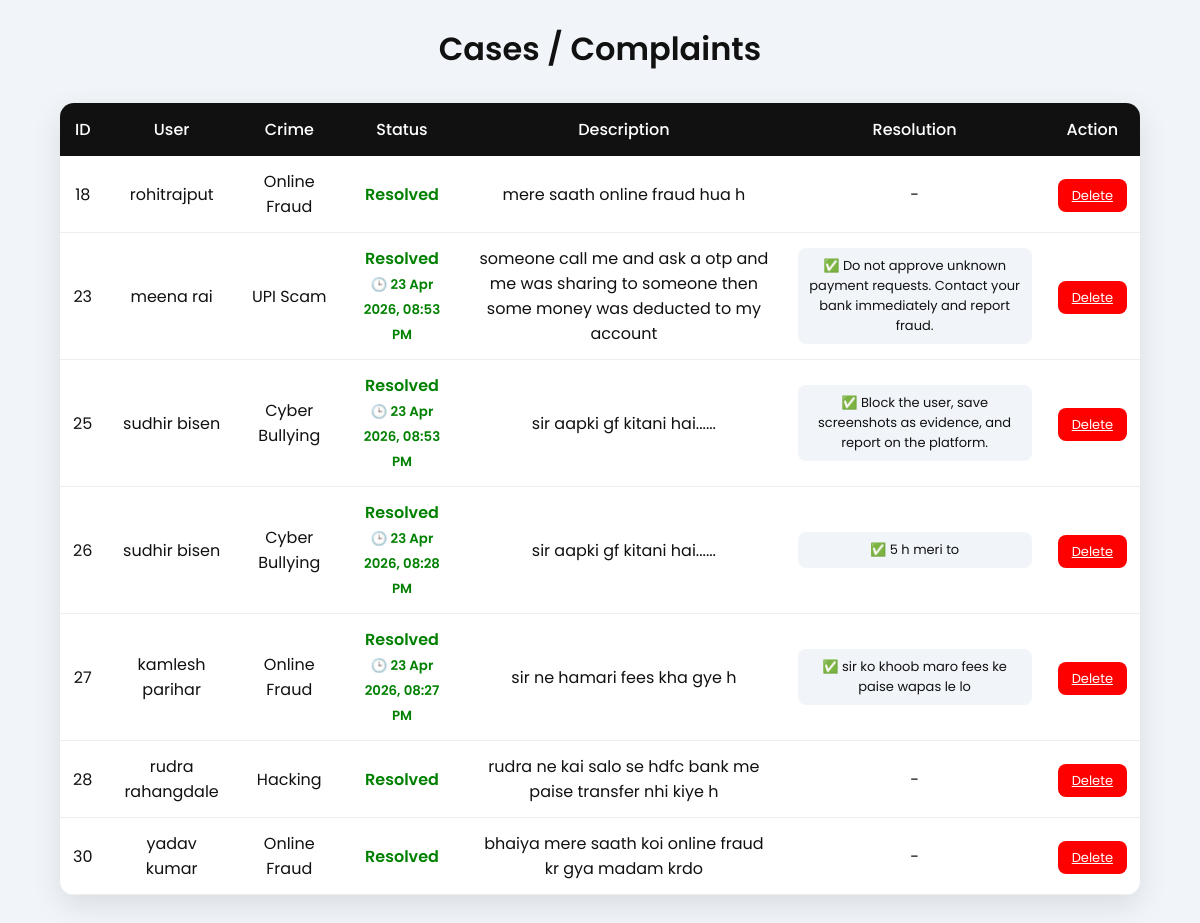
The app's page /cases.php with its own data.
### tables this page shows
CREATE TABLE `complaints` (
  `id` int(11) NOT NULL,
  `user_id` int(11) DEFAULT NULL,
  `crime_type` varchar(100) DEFAULT NULL,
  `status` varchar(50) DEFAULT NULL,
  `created_at` timestamp NOT NULL DEFAULT current_timestamp(),
  `description` text DEFAULT NULL,
  `resolution_note` text DEFAULT NULL,
  `resolved_at` datetime DEFAULT NULL,
  `email` varchar(100) DEFAULT NULL
);

CREATE TABLE `user` (
  `id` int(11) NOT NULL,
  `name` varchar(100) NOT NULL,
  `email` varchar(50) NOT NULL,
  `username` varchar(20) NOT NULL,
  `password` varchar(20) NOT NULL
);

### cases.php (the view, shortened to what this page needs)
<?php
$conn = mysqli_connect("localhost", "root", "", "cyber_crime");
$result = mysqli_query($conn, "
SELECT complaints.*, user.name
FROM complaints
LEFT JOIN user ON complaints.user_id = user.id
");
?>
<!DOCTYPE html>
<html>
<head>
</head>
<body>
<h2>Cases / Complaints</h2>
<table>
<tr>
<th>ID</th>
<th>User</th>
<th>Crime</th>
<th>Status</th>
<th>Description</th>
<th>Resolution</th>
<th>Action</th>
</tr>
<?php while($row = mysqli_fetch_assoc($result)) {
$statusClass = (strtolower($row['status']) == 'pending') ? 'status-pending' : 'status-resolved';
?>
<tr>
<td><?= $row['id'] ?></td>
<td><?= $row['name'] ?></td>
<td><?= $row['crime_type'] ?></td>
<td class="<?= $statusClass ?>">
<?= ucfirst($row['status']) ?>
<?php if(strtolower($row['status']) == 'resolved' && !empty($row['resolved_at'])){ ?>
<br>
<small>🕒 <?= date("d M Y, h:i A", strtotime($row['resolved_at'])) ?></small>
<?php } ?>
</td>
<td><?= $row['description'] ?></td>
<td>
<?php if(!empty($row['resolution_note'])){ ?>
<div class="resolved-box">
✅ <?= $row['resolution_note'] ?>
</div>
<?php } else { echo "-"; } ?>
</td>
<td>
<a href="delete.php?id=<?= $row['id'] ?>"
class="action-btn delete"
onclick="return confirm('Delete karna hai?')">
Delete
</a>
</td>
</tr>
<?php } ?>
</table>
</body>
</html>

### cases.php (style rules this page uses)
body { font-family: 'Poppins', sans-serif; margin: 0; background: #f1f5f9; color: #111; }
h2 { text-align:center; margin-top:25px; font-size:32px; font-weight:600; animation: fadeSlide 0.6s ease; }
table { width:90%; margin:30px auto; border-collapse:collapse; background:#fff; border-radius:14px; overflow:hidden; box-shadow:0 10px 30px rgba(0,0,0,0.1); animation: fadeUp 0.6s ease; }
th { background:#111; color:white; padding:14px; font-weight:500; }
td { padding:13px; text-align:center; border-bottom:1px solid #eee; transition:0.2s; }
.status-resolved { color: green; font-weight:600; }
.resolved-box { background:#f1f5f9; padding:8px; border-radius:8px; font-size:13px; }
.action-btn { padding:7px 14px; border-radius:8px; font-size:13px; cursor:pointer; border:none; transition:0.2s; }
.delete { background:red; color:white; }

### records on screen
complaints: id "18", user.name "rohitrajput", crime_type "Online Fraud", status "Resolved", description "mere saath online fraud hua h"
complaints: id "23", user.name "meena rai", crime_type "UPI Scam", status "Resolved", resolved_at "23 Apr 2026, 08:53 PM", description "someone call me and ask a otp and me was sharing to someone then some money was deducted to my account", resolution_note "Do not approve unknown payment requests. Contact your bank immediately and report fraud."
complaints: id "25", user.name "sudhir bisen", crime_type "Cyber Bullying", status "Resolved", resolved_at "23 Apr 2026, 08:53 PM", description "sir aapki gf kitani hai......", resolution_note "Block the user, save screenshots as evidence, and report on the platform."
complaints: id "26", user.name "sudhir bisen", crime_type "Cyber Bullying", status "Resolved", resolved_at "23 Apr 2026, 08:28 PM", description "sir aapki gf kitani hai......", resolution_note "5 h meri to"
complaints: id "27", user.name "kamlesh parihar", crime_type "Online Fraud", status "Resolved", resolved_at "23 Apr 2026, 08:27 PM", description "sir ne hamari fees kha gye h", resolution_note "sir ko khoob maro fees ke paise wapas le lo"
complaints: id "28", user.name "rudra rahangdale", crime_type "Hacking", status "Resolved", description "rudra ne kai salo se hdfc bank me paise transfer nhi kiye h"
complaints: id "30", user.name "yadav kumar", crime_type "Online Fraud", status "Resolved", description "bhaiya mere saath koi online fraud kr gya madam krdo"
